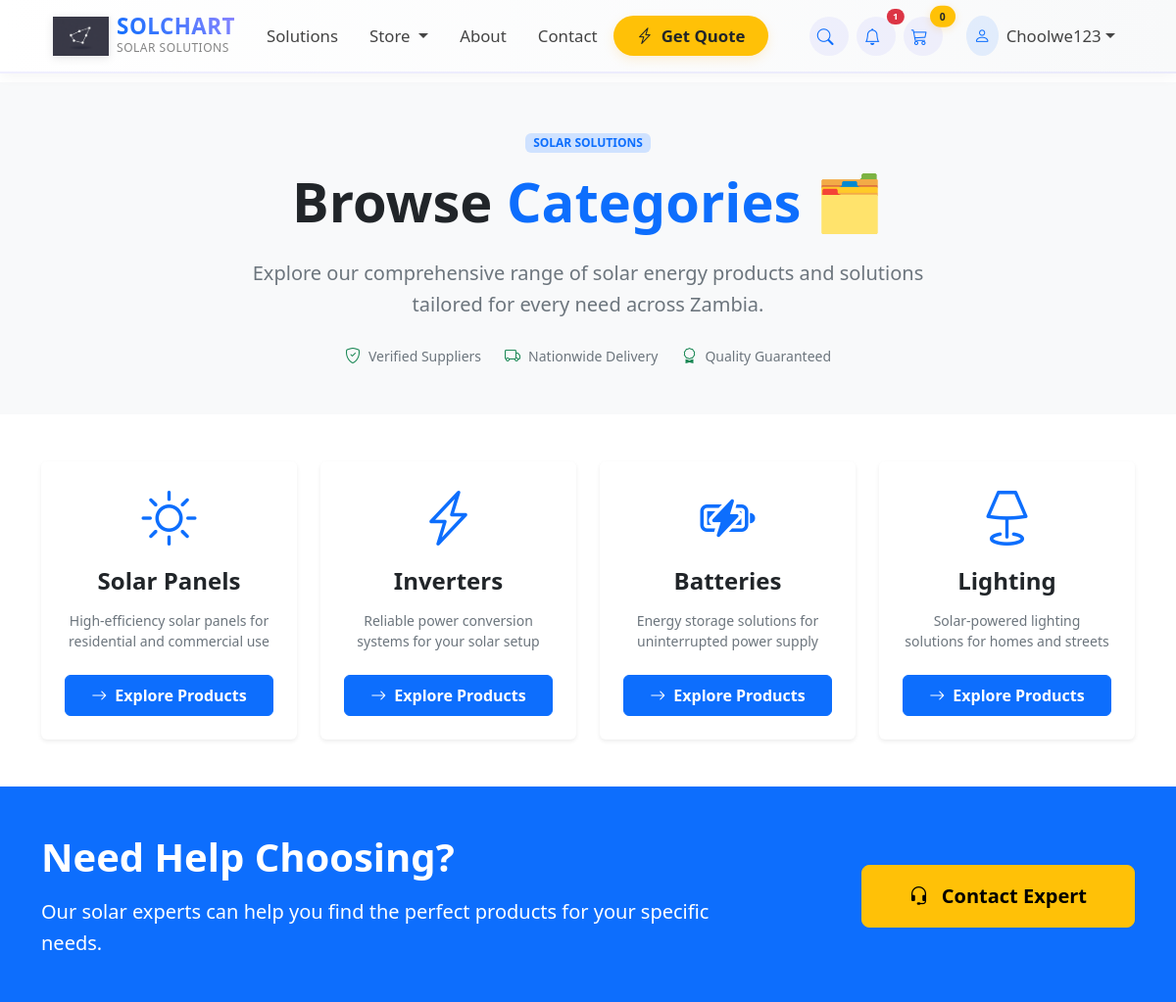
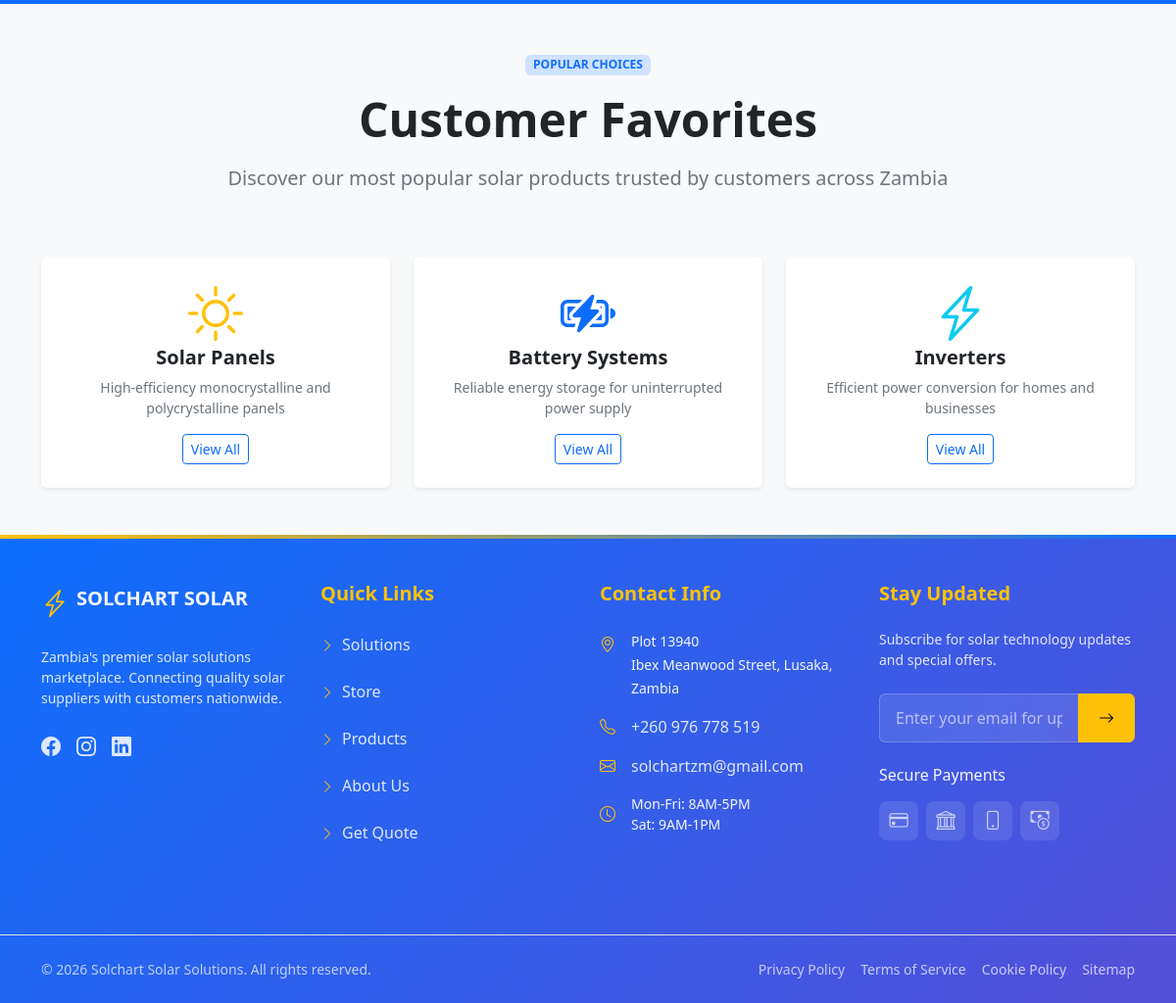
/store/categories/ (signed in), run on the app's committed database (2 pictures, top to bottom).
### store/models.py (models this page shows, shortened)
class Category(models.Model):
    name = models.CharField(max_length=200)
    class Meta:
        verbose_name_plural = 'categories'

### store/views.py (the view)
# urls.py: path('store/categories/', views.category_summary, name='category_summary'),
def category_summary(request):
    categories = Category.objects.all()
    return render(request, 'category_summary.html', {"categories": categories})

### store/templates/category_summary.html (shortened to what this page needs)
{% extends 'base.html' %}
{% load static %}
{% block content %}
<section class="hero-section bg-light">
    <div class="container">
        <div class="row align-items-center min-vh-50 py-5">
            <div class="col-lg-8 mx-auto text-center">
                <span class="badge bg-primary-subtle text-primary mb-3">SOLAR SOLUTIONS</span>
                <h1 class="display-4 fw-bold text-dark mb-4">
                    Browse <span class="text-primary">Categories</span> 🗂️
                </h1>
                <p class="lead text-muted mb-4">
                    Explore our comprehensive range of solar energy products and solutions
                    tailored for every need across Zambia.
                </p>
                <div class="d-flex flex-wrap justify-content-center gap-4 text-muted mt-4">
                    <div class="d-flex align-items-center">
                        <i class="bi bi-shield-check text-success me-2"></i>
                        <small>Verified Suppliers</small>
                    </div>
                    <div class="d-flex align-items-center">
                        <i class="bi bi-truck text-success me-2"></i>
                        <small>Nationwide Delivery</small>
                    </div>
                    <div class="d-flex align-items-center">
                        <i class="bi bi-award text-success me-2"></i>
                        <small>Quality Guaranteed</small>
                    </div>
                </div>
            </div>
        </div>
    </div>
</section>
<section class="categories-section py-5 bg-white">
    <div class="container">
        <div class="row g-4">
            {% for category in categories %}
            <div class="col-xl-3 col-lg-4 col-md-6">
                <div class="card category-card h-100 border-0 shadow-sm">
                    <div class="card-body text-center p-4">
                        <div class="category-icon mb-3">
                            <i class="bi
                                {% if 'panel' in category.name|lower %}bi-sun
                                {% elif 'inverter' in category.name|lower %}bi-lightning-charge
                                {% elif 'batter' in category.name|lower %}bi-battery-charging
                                {% elif 'light' in category.name|lower %}bi-lamp
                                {% elif 'cable' in category.name|lower %}bi-plug
                                {% elif 'mount' in category.name|lower %}bi-wrench
                                {% elif 'charge' in category.name|lower %}bi-bolt
                                {% elif 'kit' in category.name|lower %}bi-box
                                {% else %}bi-grid-3x3{% endif %}
                                display-4 text-primary"></i>
                        </div>
                        <h4 class="fw-bold text-dark mb-3">{{ category.name }}</h4>
                        <p class="text-muted small mb-4">
                            {% if 'panel' in category.name|lower %}
                            High-efficiency solar panels for residential and commercial use
                            {% elif 'inverter' in category.name|lower %}
                            Reliable power conversion systems for your solar setup
                            {% elif 'batter' in category.name|lower %}
                            Energy storage solutions for uninterrupted power supply
                            {% elif 'light' in category.name|lower %}
                            Solar-powered lighting solutions for homes and streets
                            {% elif 'cable' in category.name|lower %}
                            Quality wiring and connectors for solar installations
                            {% elif 'mount' in category.name|lower %}
                            Professional mounting systems and installation hardware
                            {% elif 'charge' in category.name|lower %}
                            Advanced charge controllers for optimal performance
                            {% elif 'kit' in category.name|lower %}
                            Complete solar system packages for easy installation
                            {% else %}
                            Quality solar products and components
                            {% endif %}
                        </p>
                        <a href="{% url 'category' category.name %}"
                           class="btn btn-primary w-100 py-2 fw-semibold">
                            <i class="bi bi-arrow-right me-2"></i>Explore Products
                        </a>
                    </div>
                </div>
            </div>
            {% endfor %}
        </div>
    </div>
</section>
<section class="cta-section py-5 bg-primary text-white">
    <div class="container">
        <div class="row align-items-center">
            <div class="col-lg-8 mb-4 mb-lg-0">
                <h3 class="display-6 fw-bold mb-3">Need Help Choosing?</h3>
                <p class="lead mb-0">
                    Our solar experts can help you find the perfect products for your specific needs.
                </p>
            </div>
            <div class="col-lg-4 text-lg-end">
                <a href="#footer-subscribe" class="btn btn-warning btn-lg px-5 py-3 fw-semibold">
                    <i class="bi bi-headset me-2"></i>
                    Contact Expert
                </a>
            </div>
        </div>
    </div>
</section>
<section class="featured-preview py-5 bg-light">
    <div class="container">
        <div class="row mb-5">
            <div class="col-lg-8 mx-auto text-center">
                <span class="badge bg-primary-subtle text-primary mb-3">POPULAR CHOICES</span>
                <h2 class="display-5 fw-bold text-dark mb-3">Customer Favorites</h2>
                <p class="lead text-muted">
                    Discover our most popular solar products trusted by customers across Zambia
                </p>
            </div>
        </div>
        <div class="row g-4">
            <div class="col-md-4">
                <div class="card border-0 bg-white shadow-sm">
                    <div class="card-body p-4 text-center">
                        <i class="bi bi-sun display-4 text-warning mb-3"></i>
                        <h5 class="fw-bold text-dark">Solar Panels</h5>
                        <p class="text-muted small">High-efficiency monocrystalline and polycrystalline panels</p>
                        <a href="#" class="btn btn-outline-primary btn-sm">View All</a>
                    </div>
                </div>
            </div>
            <div class="col-md-4">
                <div class="card border-0 bg-white shadow-sm">
                    <div class="card-body p-4 text-center">
                        <i class="bi bi-battery-charging display-4 text-primary mb-3"></i>
                        <h5 class="fw-bold text-dark">Battery Systems</h5>
                        <p class="text-muted small">Reliable energy storage for uninterrupted power supply</p>
                        <a href="#" class="btn btn-outline-primary btn-sm">View All</a>
                    </div>
                </div>
            </div>
            <div class="col-md-4">
                <div class="card border-0 bg-white shadow-sm">
                    <div class="card-body p-4 text-center">
                        <i class="bi bi-lightning-charge display-4 text-info mb-3"></i>
                        <h5 class="fw-bold text-dark">Inverters</h5>
                        <p class="text-muted small">Efficient power conversion for homes and businesses</p>
                        <a href="#" class="btn btn-outline-primary btn-sm">View All</a>
                    </div>
                </div>
            </div>
        </div>
    </div>
</section>
{% endblock %}

### store/templates/navbar.html (shortened to what this page needs)
{% load static %}
<nav class="navbar navbar-expand-lg navbar-dark fixed-top" style="background-color: #2c3e50;">
    <div class="container px-3 px-lg-4">
        <a class="navbar-brand d-flex align-items-center" href="{% url 'home' %}">
            {% if 'logo' %}
            <img src="{% static 'images/logo.png' %}"
                 alt="Solchart Logo"
                 class="nav-logo me-2">
            {% else %}
            <div class="logo-placeholder me-2">
                <i class="bi bi-lightning-charge-fill fs-3"></i>
            </div>
            {% endif %}
            <div class="brand-text d-flex flex-column">
                <span class="fw-bold brand-name">SOLCHART</span>
                <small class="brand-tagline">SOLAR SOLUTIONS</small>
            </div>
        </a>
        <div class="collapse navbar-collapse" id="navbarMain">
            <ul class="navbar-nav me-auto mb-2 mb-lg-0" style="font-size: 1.05rem;">
                <li class="nav-item">
                    <a class="nav-link px-3 position-relative" href="{% url 'home' %}">
                        <span>Solutions</span>
                    </a>
                </li>
                <li class="nav-item dropdown">
                    <a class="nav-link dropdown-toggle px-3 position-relative" href="javascript:void(0);" role="button" data-bs-toggle="dropdown">
                        <span>Store</span>
                    </a>
                </li>
                <li class="nav-item">
                    <a class="nav-link px-3 position-relative" href="{% url 'about' %}">
                        <span>About</span>
                    </a>
                </li>
                <li class="nav-item">
                    <a class="nav-link px-3 position-relative" href="{% url 'contact' %}">
                        <span>Contact</span>
                    </a>
                </li>
                <li class="nav-item d-none d-lg-block">
                    <a class="nav-link px-3 fw-semibold text-dark bg-warning bg-opacity-15 rounded-pill hover-grow"
                       href="{% url 'request_quote' %}"
                       style="padding: 0.5rem 1.5rem !important;">
                        <i class="bi bi-lightning-charge me-1"></i>
                        Get Quote
                    </a>
                </li>
            </ul>
            <ul class="navbar-nav ms-auto mb-2 mb-lg-0 align-items-center" style="font-size: 1.05rem;">
                <li class="nav-item me-2">
                    <a class="nav-link px-2 rounded-circle nav-icon-btn" href="{% url 'search' %}" title="Search Products">
                        <i class="bi bi-search"></i>
                    </a>
                </li>
                {% if user.is_authenticated %}
                <li class="nav-item dropdown me-2">
                    <a class="nav-link px-2 position-relative rounded-circle nav-icon-btn" href="javascript:void(0);" role="button" data-bs-toggle="dropdown">
                        <i class="bi bi-bell"></i>
                        {% if unread_notification_count and unread_notification_count > 0 %}
                            <span class="position-absolute top-0 start-100 translate-middle badge rounded-pill bg-danger" style="font-size: 0.6rem; padding: 0.2rem 0.4rem;">
                                {{ unread_notification_count }}
                            </span>
                        {% endif %}
                    </a>
                </li>
                {% endif %}
                <li class="nav-item me-3">
                    <a class="nav-link px-2 position-relative rounded-circle nav-icon-btn" href="{% url 'cart_summary' %}">
                        <i class="bi bi-cart3"></i>
                        <span id="cart_quantity" class="position-absolute top-0 start-100 translate-middle badge rounded-pill bg-warning text-dark"
                              style="font-size: 0.65rem; padding: 0.25rem 0.5rem; min-width: 1.5rem; font-weight: 600;">
                            {{ cart_quantity|default:0 }}
                        </span>
                    </a>
                </li>
                {% if user.is_authenticated %}
                <li class="nav-item dropdown">
                    <a class="nav-link dropdown-toggle d-flex align-items-center px-2" href="javascript:void(0);" role="button" data-bs-toggle="dropdown">
                        <div class="rounded-circle bg-primary bg-opacity-10 text-primary p-2 me-2">
                            <i class="bi bi-person"></i>
                        </div>
                        <span class="d-none d-lg-inline fw-medium">{{ user.first_name|default:user.username|truncatechars:12 }}</span>
                    </a>
                </li>
                {% endif %}
            </ul>
        </div>
    </div>
</nav>

### data on the page
Category: name "Solar Panels", shows "High-efficiency solar panels for residential and commercial use"
Category: name "Inverters", shows "Reliable power conversion systems for your solar setup"
Category: name "Batteries", shows "Energy storage solutions for uninterrupted power supply"
Category: name "Lighting", shows "Solar-powered lighting solutions for homes and streets"

### other printed values
{{ unread_notification_count }} "1"
{{ cart_quantity|default:0 }} "0"
{{ user.first_name|default:user.username|truncatechars:12 }} "Choolwe123"
